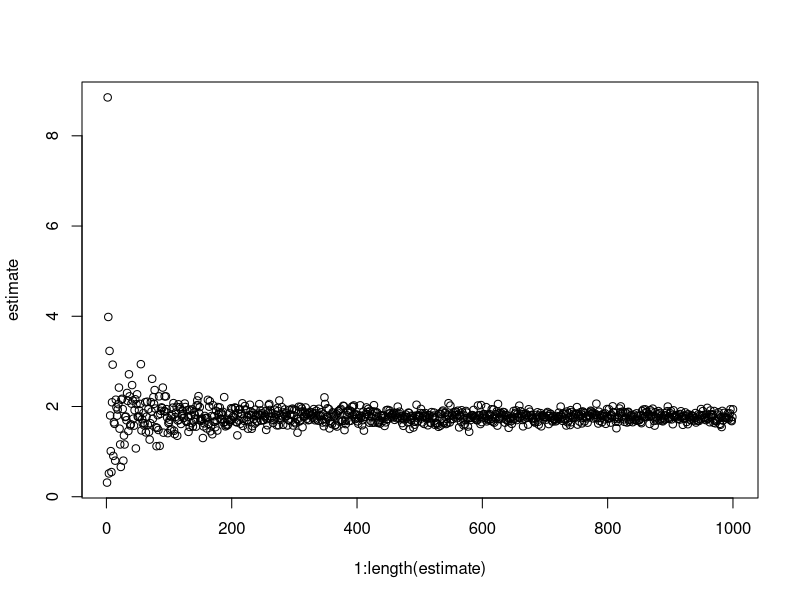
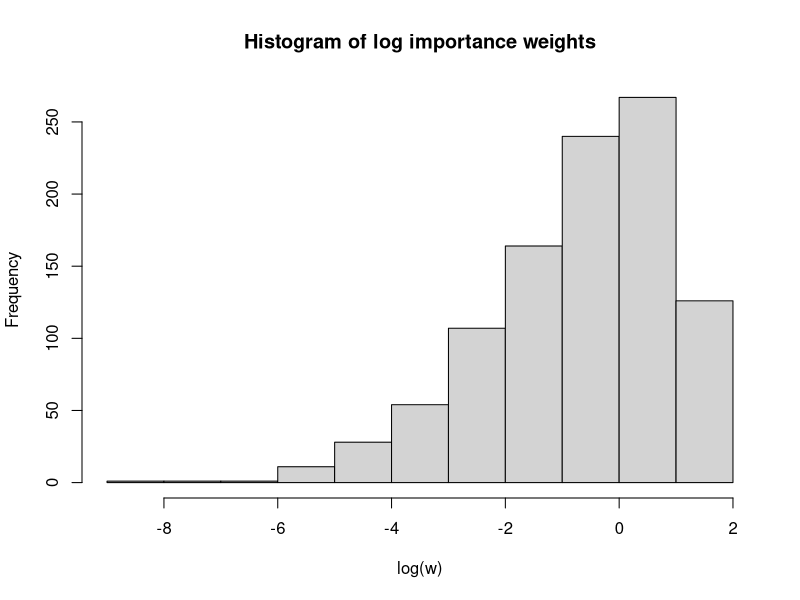
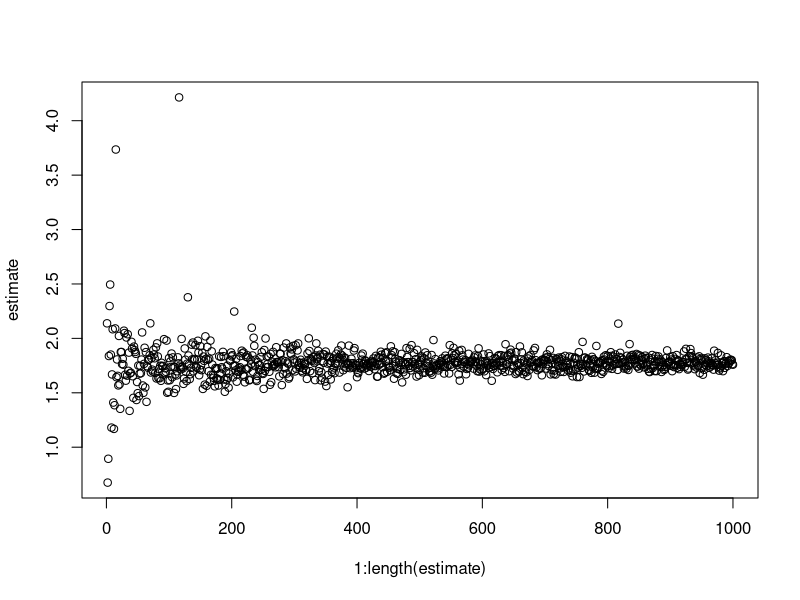
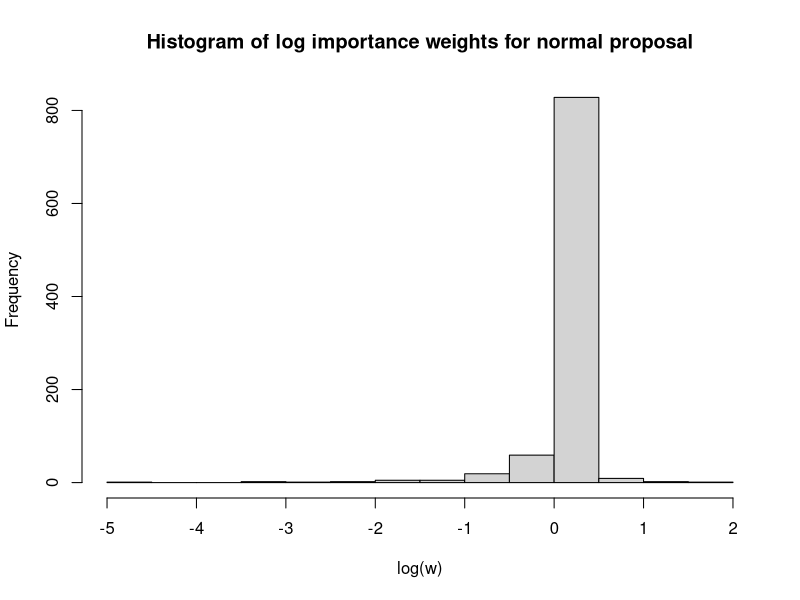

Here is the R script that generated these plots, in order:
## ---- chunk 1
library(tidyverse)
library(ggplot2)
## ---- chunk 2
alpha = 1
theta = 0.5

g = function(y) {
  out = 2 * theta^(2 * alpha) * y^(2 * alpha - 1) * exp(-theta * theta * y * y) / gamma(alpha)
  
  out[y < 0] = 0

  out
}

print(paste0("E[Y | alpha] = ", gamma(alpha + 0.5) / (theta * gamma(alpha))))
estimate = rep(0, 1000)
for(k in 1:length(estimate)) {
  y = rexp(k, 1)
  estimate[k] = sum(y * (g(y) / dexp(y))) / length(y)
  print(paste0("k = ", k, ", estimate = ", estimate[k]))
}

plot(1:length(estimate), estimate)
## ---- chunk 3
y = rexp(k, 1)
w = g(y) / dexp(y)
hist(log(w), main = "Histogram of log importance weights")
## ---- chunk 4
estimate = rep(0, 1000)
for(k in 1:length(estimate)) {
  y = rnorm(k, 1.5, 1)
  estimate[k] = sum(y * (g(y) / dnorm(y, 1.5, 1))) / length(y)
  print(paste0("k = ", k, ", estimate = ", estimate[k]))
}

plot(1:length(estimate), estimate)
## ---- chunk 5
y = rnorm(1000, 1.5, 1)
w = g(y) / dnorm(y, 1.5, 1)
hist(log(w), main = "Histogram of log importance weights for normal proposal")
